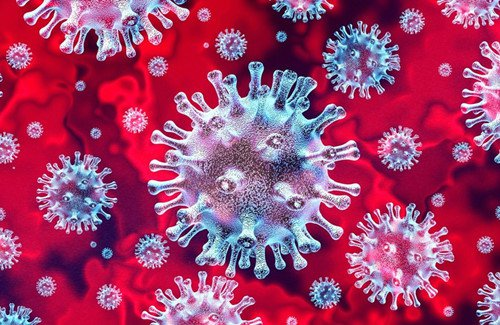
#> input picture Test/corona.jpg, 500 x 325 px, found by its file name
$ python test.py
#> lines starting #> are read from the running program, lines starting #| are printed output that depends on the picture
import cv2 as cv
import numpy as np
import matplotlib.pyplot as plt

img = cv.imread('Test/corona.jpg',cv.IMREAD_COLOR)
#> img is the input picture: shape (325, 500, 3); mean B, G, R 107.2, 63.5, 161.9
img = cv.resize(img, dsize=(600, 600))
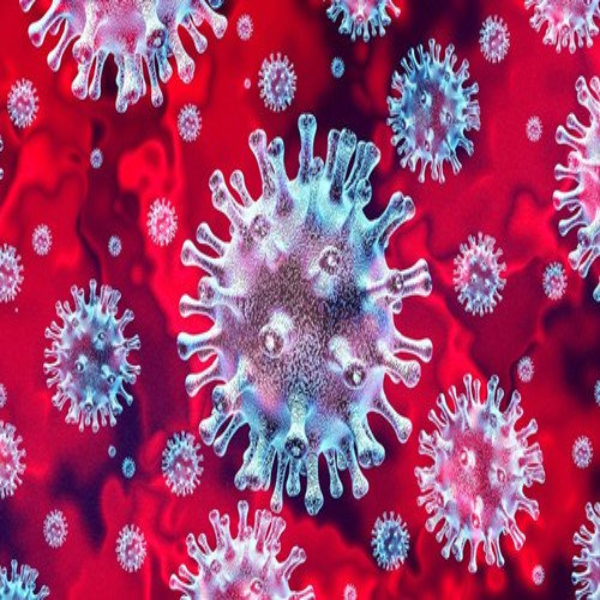
#> img: shape (600, 600, 3); mean B, G, R 107.1, 63.4, 161.7
cv.imshow('corona', img)
cv.waitKey(0)
cv.destroyAllWindows()

$ run again, with Test/Image1.jpg copied over Test/corona.jpg
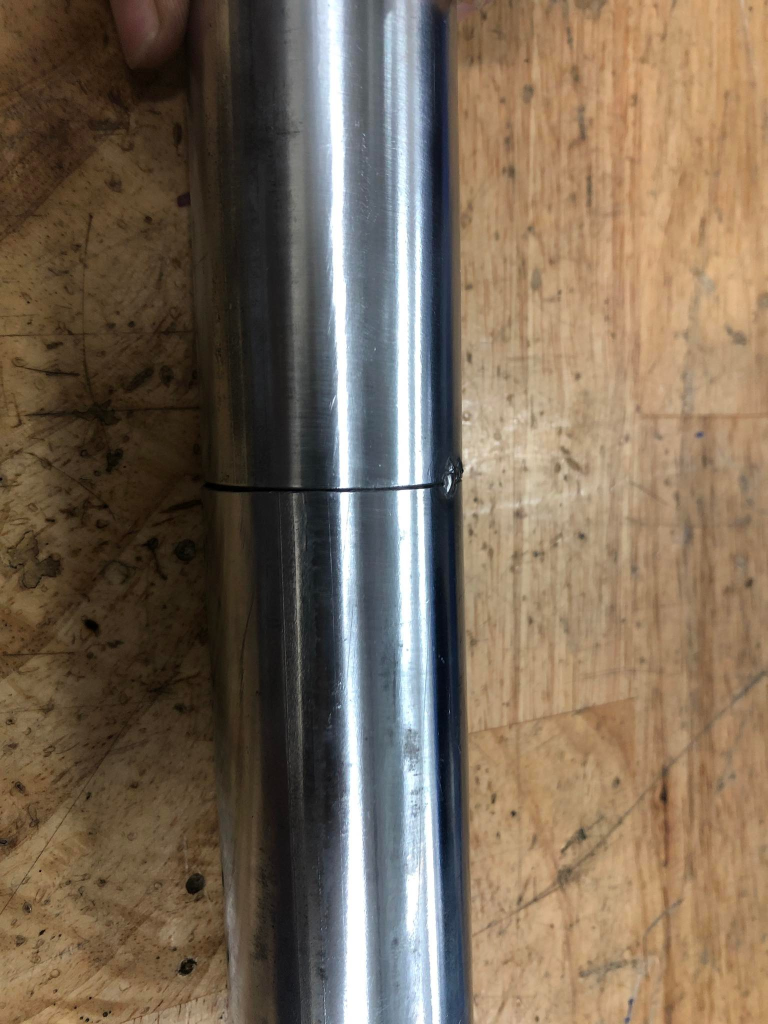
#> input picture Test/Image1.jpg, 1536 x 2048 px, found by its file name (shown at 1/2 size)
#> img is the input picture: shape (2048, 1536, 3); mean B, G, R 87.5, 105.9, 122.5
#> `img = cv.resize(img, dsize=(600, 600))`:
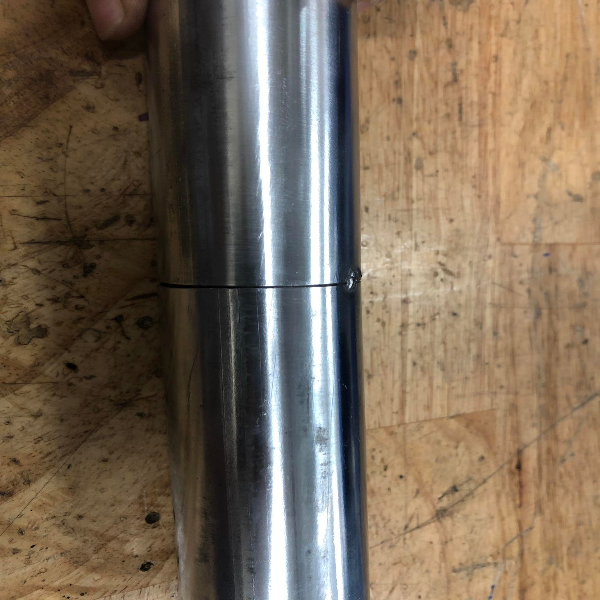
#> img: shape (600, 600, 3); mean B, G, R 87.3, 105.8, 122.3

$ run again, with Test/tan.jpg copied over Test/corona.jpg
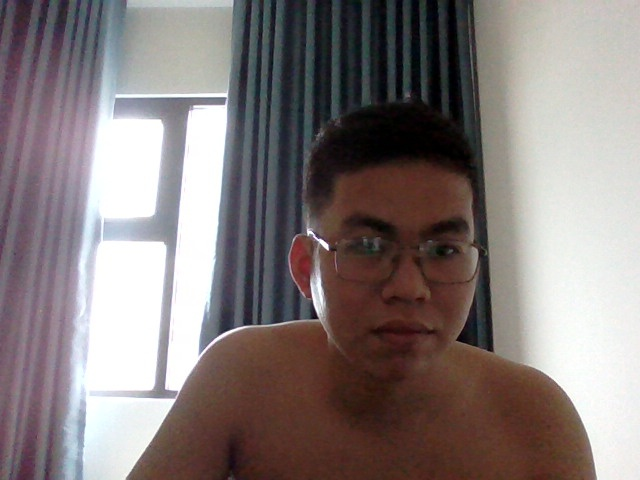
#> input picture Test/tan.jpg, 640 x 480 px, found by its file name
#> img is the input picture: shape (480, 640, 3); mean B, G, R 123.4, 124, 133.8
#> `img = cv.resize(img, dsize=(600, 600))`:
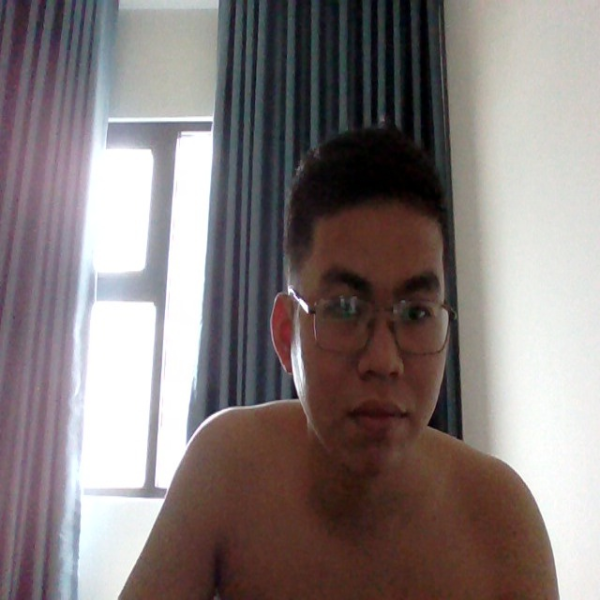
#> img: shape (600, 600, 3); mean B, G, R 123.3, 123.9, 133.7
